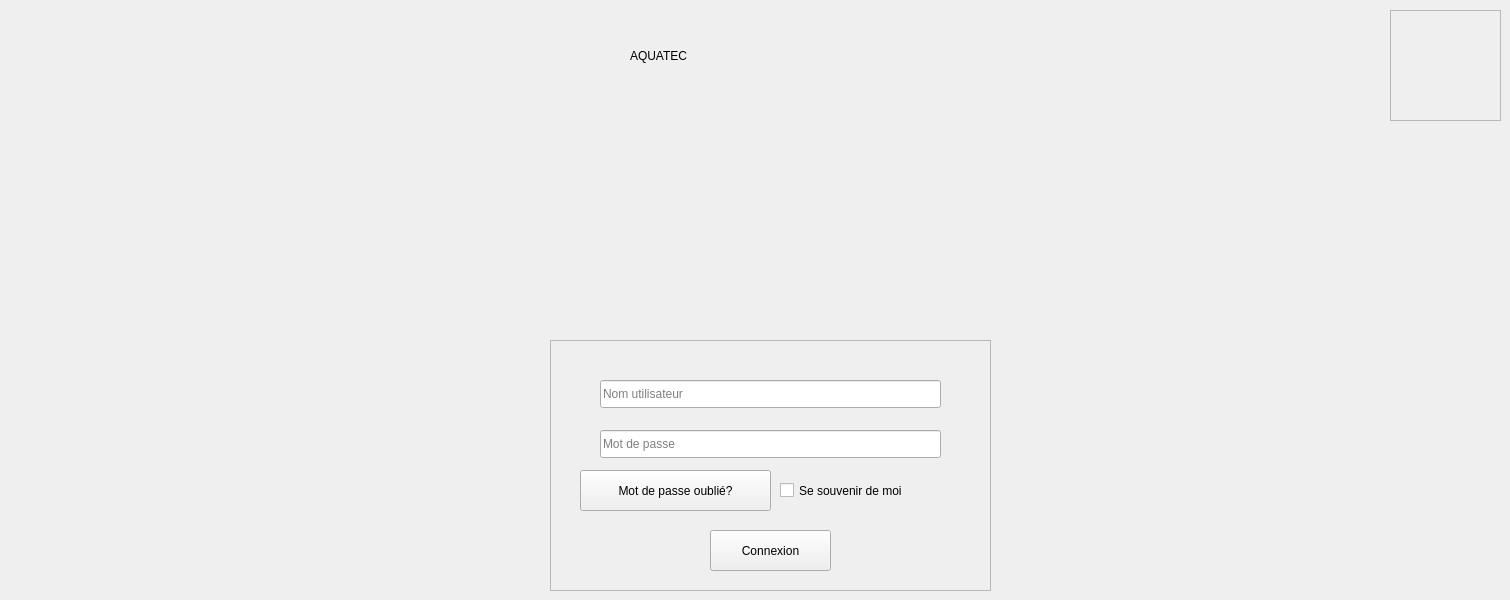
    <widget class="QWidget" name="loginb">
     <widget class="QLabel" name="label_b">
      <property name="geometry">
       <rect>
        <x>630</x>
        <y>10</y>
        <width>351</width>
        <height>91</height>
       </rect>
      </property>
      <property name="text">
       <string>AQUATEC</string>
      </property>
     </widget>
     <widget class="QFrame" name="frameb">
      <property name="geometry">
       <rect>
        <x>550</x>
        <y>340</y>
        <width>441</width>
        <height>251</height>
       </rect>
      </property>
      <property name="frameShape">
       <enum>QFrame::Shape::StyledPanel</enum>
      </property>
      <property name="frameShadow">
       <enum>QFrame::Shadow::Raised</enum>
      </property>
      <widget class="QLineEdit" name="lineEdit_b">
       <property name="geometry">
        <rect>
         <x>50</x>
         <y>40</y>
         <width>341</width>
         <height>28</height>
        </rect>
       </property>
       <property name="placeholderText">
        <string>Nom utilisateur </string>
       </property>
      </widget>
      <widget class="QLineEdit" name="lineEdit_2b">
       <property name="geometry">
        <rect>
         <x>50</x>
         <y>90</y>
         <width>341</width>
         <height>28</height>
        </rect>
       </property>
       <property name="placeholderText">
        <string>Mot de passe</string>
       </property>
      </widget>
      <widget class="QPushButton" name="pushButton_b">
       <property name="geometry">
        <rect>
         <x>160</x>
         <y>190</y>
         <width>121</width>
         <height>41</height>
        </rect>
       </property>
       <property name="text">
        <string>Connexion</string>
       </property>
      </widget>
      <widget class="QCheckBox" name="checkBoxb">
       <property name="geometry">
        <rect>
         <x>230</x>
         <y>130</y>
         <width>191</width>
         <height>41</height>
        </rect>
       </property>
       <property name="text">
        <string>Se souvenir de moi</string>
       </property>
      </widget>
      <widget class="QPushButton" name="pushButton_20b">
       <property name="geometry">
        <rect>
         <x>30</x>
         <y>130</y>
         <width>191</width>
         <height>41</height>
        </rect>
       </property>
       <property name="text">
        <string>Mot de passe oublié?</string>
       </property>
      </widget>
     </widget>
     <widget class="QFrame" name="frame_3b">
      <property name="geometry">
       <rect>
        <x>1390</x>
        <y>10</y>
        <width>111</width>
        <height>111</height>
       </rect>
      </property>
      <property name="frameShape">
       <enum>QFrame::Shape::StyledPanel</enum>
      </property>
      <property name="frameShadow">
       <enum>QFrame::Shadow::Raised</enum>
      </property>
     </widget>
     <widget class="QLabel" name="label_2b">
      <property name="geometry">
       <rect>
        <x>520</x>
        <y>310</y>
        <width>71</width>
        <height>71</height>
       </rect>
      </property>
      <property name="styleSheet">
       <string notr="true">image: url(:/res/user (1).png);</string>
      </property>
      <property name="text">
       <string/>
      </property>
     </widget>
    </widget>
